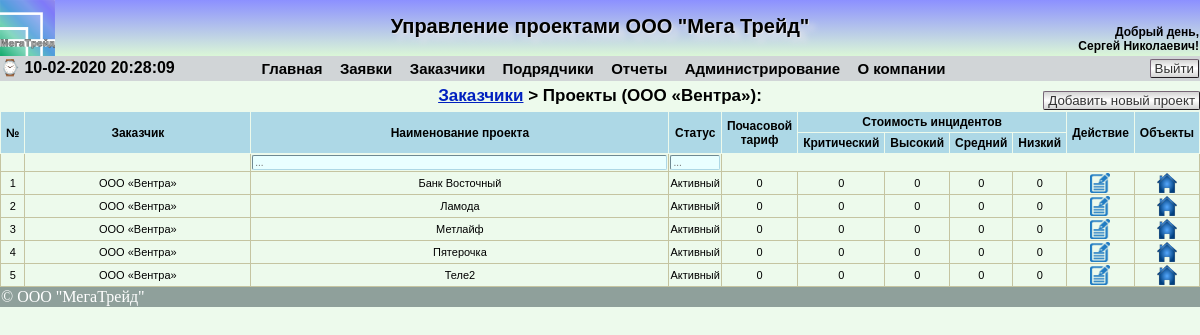
/showprojects.php?id_customer=4 (signed in), run on an earlier commit of the app's database.
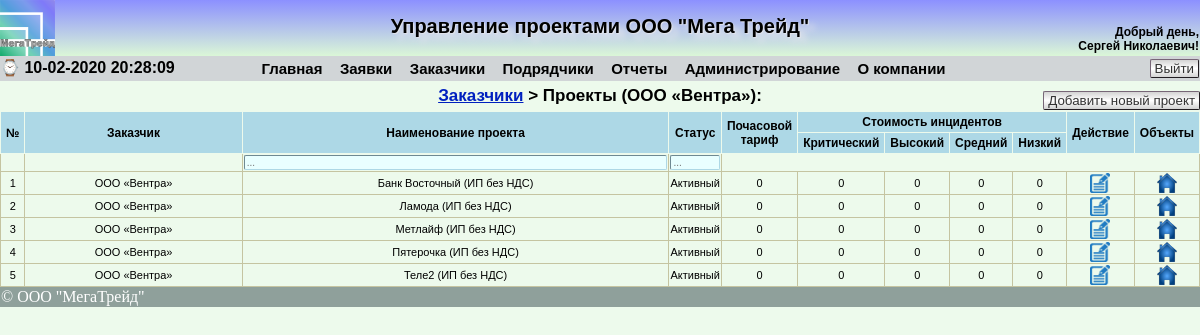
And on a later commit of the database.
### tables this page shows
CREATE TABLE `projects` (
  `id_project` int(11) NOT NULL AUTO_INCREMENT,
  `id_customer` int(11) unsigned NOT NULL,
  `projectname` varchar(50) NOT NULL,
  `status` tinyint(1) NOT NULL,
  `cost_hour` double unsigned NOT NULL,
  `cost_incident_critical` double unsigned NOT NULL,
  `cost_incident_high` double unsigned NOT NULL,
  `cost_incident_medium` double unsigned NOT NULL,
  `cost_incident_low` double unsigned NOT NULL,
  PRIMARY KEY (`id_project`)
);

CREATE TABLE `customer` (
  `id_customer` int(11) NOT NULL AUTO_INCREMENT,
  `customer_name` varchar(100) NOT NULL,
  `jur_address` text NOT NULL,
  `post_address` text NOT NULL,
  `ogrn` varchar(15) NOT NULL,
  `inn` varchar(12) NOT NULL,
  `kpp` varchar(9) NOT NULL,
  `dogovor_number` varchar(50) NOT NULL,
  `status` tinyint(1) NOT NULL,
  `bank_name` varchar(200) NOT NULL,
  `bank_bik` varchar(9) NOT NULL,
  `korr_schet` varchar(20) NOT NULL,
  `rasch_schet` varchar(20) NOT NULL,
  `recipient` varchar(150) NOT NULL,
  `phone` varchar(100) NOT NULL,
  `email` varchar(100) NOT NULL,
  `contact_name` varchar(200) NOT NULL,
  `comment` text,
  PRIMARY KEY (`id_customer`)
);

### func/db.php (called while the page is built, shortened)
<?php
function Edit_Customer($connection, $var)
{
    $search = "SELECT * FROM customer WHERE id_customer = '$var'";
    $result = $connection->query ($search);
    if ($result)
    {
        $rows = $result->fetch_array (MYSQLI_ASSOC);
    }
    if ($rows) return $rows;
    else return 0;
}
function Show_Projects($connection, $var)
{
	$search = "SELECT * FROM projects WHERE id_customer='$var' ORDER BY projectname, status ASC";
    $result = $connection->query ($search);
    $rows = $result->num_rows;
    if (!$rows) return false;
    else
    {
        $array = array ();
        for ($i=0; $i<$rows; $i++)
        {
            $result->data_seek ($i);
            $row =$result->fetch_array (MYSQLI_ASSOC);
            $array["$i"] = $row;
        }
    }
    return $array;
}
?>

### func/arrays.php (called while the page is built, shortened)
<?php
$statusedit = array("Неактивный", "Активный", "Любой");
?>

### showprojects.php (the view, shortened to what this page needs)
<?php
require '/connection/config.php';
if(isset($_SESSION['userlevel']))
{
require_once '/blocks/header.php';
require '/func/arrays.php';
if(isset($_GET['id_customer']))
{
	$data = $_GET['id_customer'];
	$projects = Show_Projects($link, $data);
	$customers = Edit_Customer($link, $data);
}?>
<!DOCTYPE html>
<html lang="ru">
<head>
</head>
<body>
	<div class="showcustomer">
			<div class="breadcrumbs"><a href='/showcustomer.php'>Заказчики</a> > Проекты (<?=$customers['customer_name'];?>):</div>
			<?php if($_SESSION['userlevel']<=3){ ?>
				<div class="newticket">
					<a href='/newproject.php?id_customer=<?=$data?>'><button class="button-new">Добавить новый проект</button></a>
				</div>
			<?php }?>
				<table border="1" cellspacing="0">
					<thead>
						<tr class="hdr">
							<th width="1" rowspan="2">№</th>
							<th rowspan="2">Заказчик</th>
							<th rowspan="2">Наименование проекта</th>
							<th rowspan="2" width=1%>Статус</th>
							<th  width="1" rowspan="2">Почасовой<br>тариф</th>
							<th width="1" colspan="4">Стоимость инцидентов</th>
							<?php if($_SESSION['userlevel']<=3){ ?>
							<th width="1" rowspan="2">Действие</th>
							<?php }?>
							<th width="1" rowspan="2">Объекты</th>
						</tr>
							<tr class="hdr">
							<th width="1">Критический</th>
							<th width="1">Высокий</th>
							<th width="1">Средний</th>
							<th width="1">Низкий</th>
						</tr>
						<tr class='table-filters'>
							<td>
							</td>
							<td>
							</td>
							<td>
								<input class="reg_input_filter" type="text" placeholder="..."/>
							</td>
							<td>
								<input class="reg_input_filter" type="text" placeholder="..."/>
							</td>
							<td colspan="7">
							</td>
						</tr>
					</thead>
				<?php
				if($projects){
				foreach($projects as $i => $project) { ?>
				<tbody>
					<tr class="reg_text_show_tickets">
						<td align="center" width="1"><?=$i+1?></td>
						<td align="center"><?=$customers['customer_name'];?></td>
						<td align="center"><?=$project['projectname']?></td>
						<td align="center"><?=$statusedit[$project['status']]?></td>
						<td  width="1" align="center"><?=$project['cost_hour']?></td>
						<td  width="1" align="center"><?=$project['cost_incident_critical']?></td>
						<td  width="1" align="center"><?=$project['cost_incident_high']?></td>
						<td  width="1" align="center"><?=$project['cost_incident_medium']?></td>
						<td  width="1" align="center"><?=$project['cost_incident_low']?></td>
						<?php if($_SESSION['userlevel']<=3){ ?>
						<td width="1" align="center"><a href='/editproject.php?edit_project=<?= $project['id_project'] ?>' title = 'Редактировать'>
						<img src='/images/edit.png' width='20' height='20'></td>
						<?php }?>
						<td width="1" align="center"><a href='showobjects.php?id_project=<?= $project['id_project'] ?>' title = 'Объекты'>
						<img src='/images/house1.png' width='20' height='20'></td>
					</tr>
				</tbody>
<?php }} ?>
		</table>
	</div>
<div id="footer">&copy; ООО "МегаТрейд"</div>
</body>
</html>
<?php
	}
	else
	{
		header('Location: /');
	}
?>

What changed in the data, as far as the page shows it:
changed projects: projectname "Банк Восточный" → "Банк Восточный (ИП без НДС)"
changed projects: projectname "Ламода" → "Ламода (ИП без НДС)"
changed projects: projectname "Метлайф" → "Метлайф (ИП без НДС)"
changed projects: projectname "Пятерочка" → "Пятерочка (ИП без НДС)"
changed projects: projectname "Теле2" → "Теле2 (ИП без НДС)"
